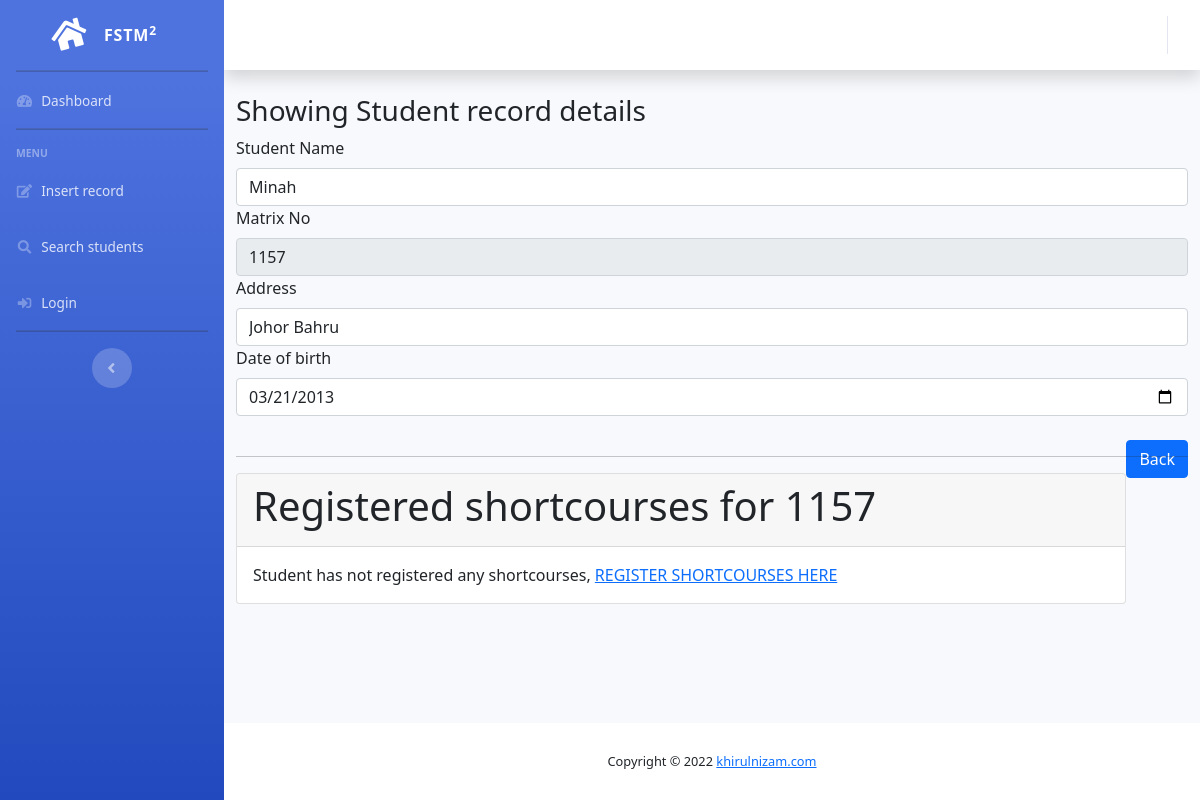
Before: /formshow.php?x=3 with the older database file.
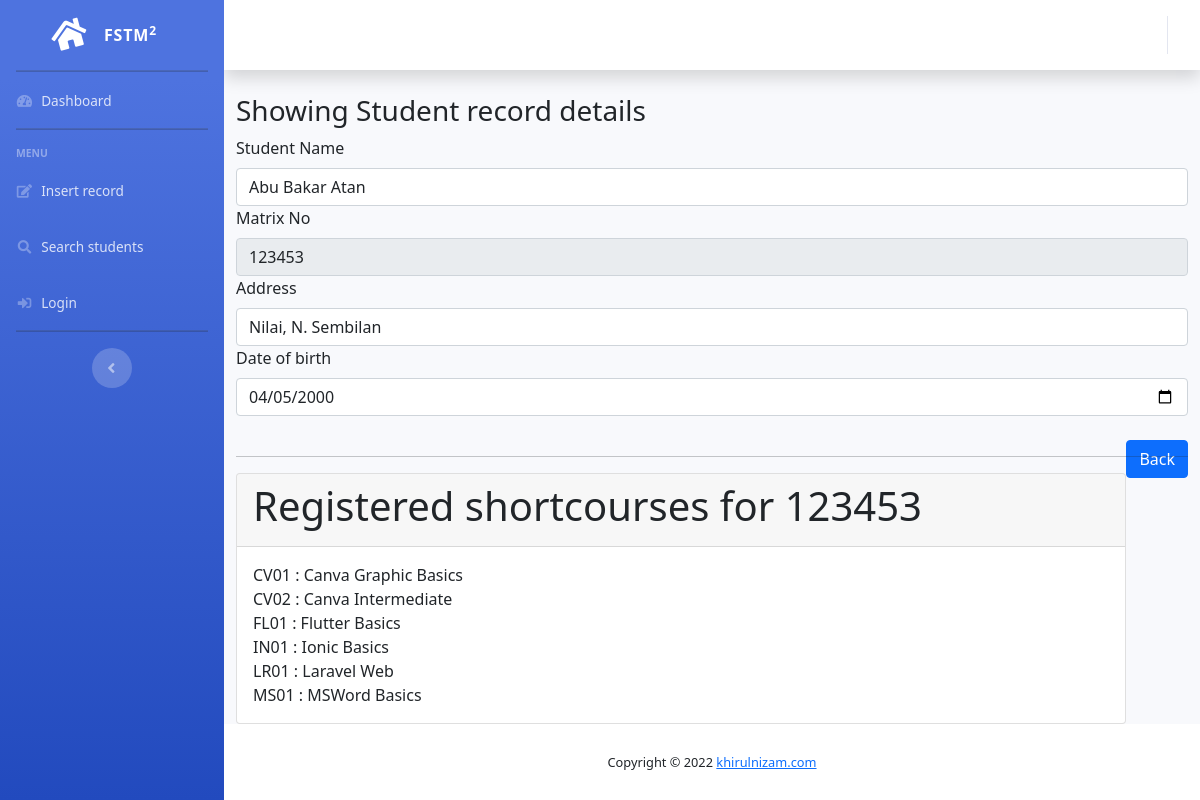
After: the same page with the newer database file.
### tables this page shows
CREATE TABLE IF NOT EXISTS `students` (
  `id` int(11) unsigned NOT NULL AUTO_INCREMENT,
  `matrixno` varchar(10) NOT NULL,
  `name` varchar(50) DEFAULT NULL,
  `address` blob,
  `dob` date DEFAULT NULL,
  `programcode` varchar(6) DEFAULT NULL,
  `rshortcourses` varchar(255) DEFAULT NULL,
  `codefaculty` varchar(50) DEFAULT NULL,
  PRIMARY KEY (`matrixno`),
  KEY `id` (`id`)
);

CREATE TABLE IF NOT EXISTS `shortcourses` (
  `id` int(11) NOT NULL AUTO_INCREMENT,
  `sccode` varchar(10) NOT NULL,
  `sctitle` varchar(100) DEFAULT NULL,
  `scdesc` varchar(200) DEFAULT NULL,
  `sctrainer` varchar(100) DEFAULT NULL,
  `scdate` date DEFAULT NULL,
  `sctime` time DEFAULT NULL,
  PRIMARY KEY (`sccode`),
  KEY `id` (`id`)
);

### formshow.php (the view)
<?php
include "include/header.template.php";
include "include/dbconnect.php";
$x=$_GET['x'];
$sql="SELECT * FROM students
	WHERE id='$x' ";
$result=mysqli_query($conn,$sql);
if(mysqli_num_rows($result)==0){
	echo "<div class='alert alert-warning'>";
	echo " No with id:$x record found</div>";
	$name="";
	$matrixno="";
	$address="";
	$dob="";
}
else{
	$record=mysqli_fetch_assoc($result);
	$name=$record['name'];
	$matrixno=$record['matrixno'];
	$address=$record['address'];
	$dob=$record['dob'];
}
?>
<h3>Showing Student record details</h3>
<form>
	<label for="name">Student Name</label>
	<input type="text" name="name" class="form-control"
		value="<?php echo $name; ?>">
	<label for="matrixno">Matrix No</label>
	<input type="text" name="matrixno" class="form-control"
	readonly
	value="<?php echo $matrixno; ?>">
	<label for="address">Address</label>
	<input type="text" name="address" class="form-control"
		value="<?php echo $address; ?>">
	<label for="dob">Date of birth</label>
	<input type="date" name="dob" class="form-control"
		value="<?php echo $dob; ?>"><br>
	<div class="float-right">
		<button type="button" class ="btn btn-primary"
		onclick="window.history.back();">
		Back</button>
	</div>
</form>
<hr>
<?php
include "displayregshortcourses.php";
include "include/footer.template.php";
?>

### displayregshortcourses.php (shortened to what this page needs)
<?php
$sqlreg="SELECT
students.name AS name,
students.matrixno AS matrixno,
shortcourses.sccode AS sccode, sctitle
FROM
students, students_register_scourses, shortcourses
WHERE
students.matrixno='$matrixno'
AND
students.matrixno = students_register_scourses.matrixno
AND
students_register_scourses.sccode = shortcourses.sccode";
$rsreg=mysqli_query($conn, $sqlreg);
?>
<div class="card">
    <div class="card-header">
        <h1> Registered shortcourses for
        <?php echo $matrixno ?></h1>
    </div>
    <div class="card-body">
        <?php
        if(mysqli_num_rows($rsreg)==0){
            echo "Student has not registered any shortcourses,
            <a href='form-students-register-scourses.php?matrixno=$matrixno'>
            REGISTER SHORTCOURSES HERE</a>";
        }
        else{
            while($recreg=mysqli_fetch_assoc($rsreg)){
                $sccode=$recreg['sccode'];
                $sctitle=$recreg['sctitle'];
                echo "$sccode : $sctitle <br>";
            }
        }
       ?>
    </div>
</div>

Changed rows visible on the page:
removed students: name "Minah", matrixno "1157", address "Johor Bahru", dob "03/21/2013"
added students: name "Abu Bakar Atan", matrixno "123453", address "Nilai, N. Sembilan", dob "04/05/2000", shortcourses.sccode "CV01", shortcourses.sctitle "Canva Graphic Basics", shortcourses.sccode "CV02", shortcourses.sctitle "Canva Intermediate", shortcourses.sccode "FL01", shortcourses.sctitle "Flutter Basics", shortcourses.sccode "IN01", shortcourses.sctitle "Ionic Basics", shortcourses.sccode "LR01", shortcourses.sctitle "Laravel Web", shortcourses.sccode "MS01", shortcourses.sctitle "MSWord Basics"
Other visible differences:
text no longer shown: "Student has not registered any shortcourses, REGISTER SHORTCOURSES HERE"
